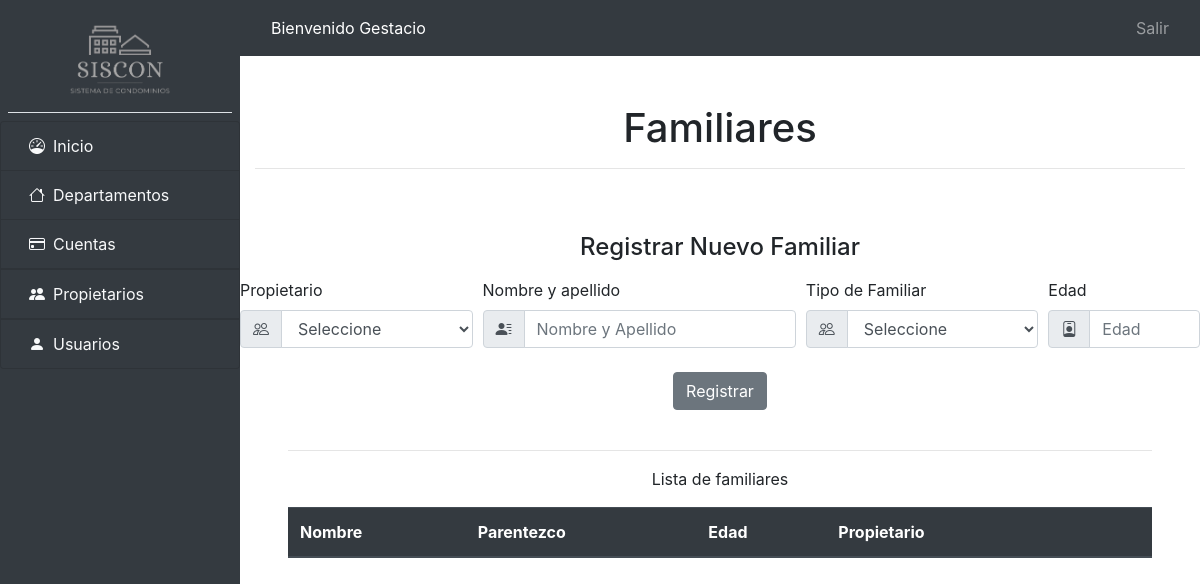
Page /propietarios/familiares.php (signed in) on the earlier database version.
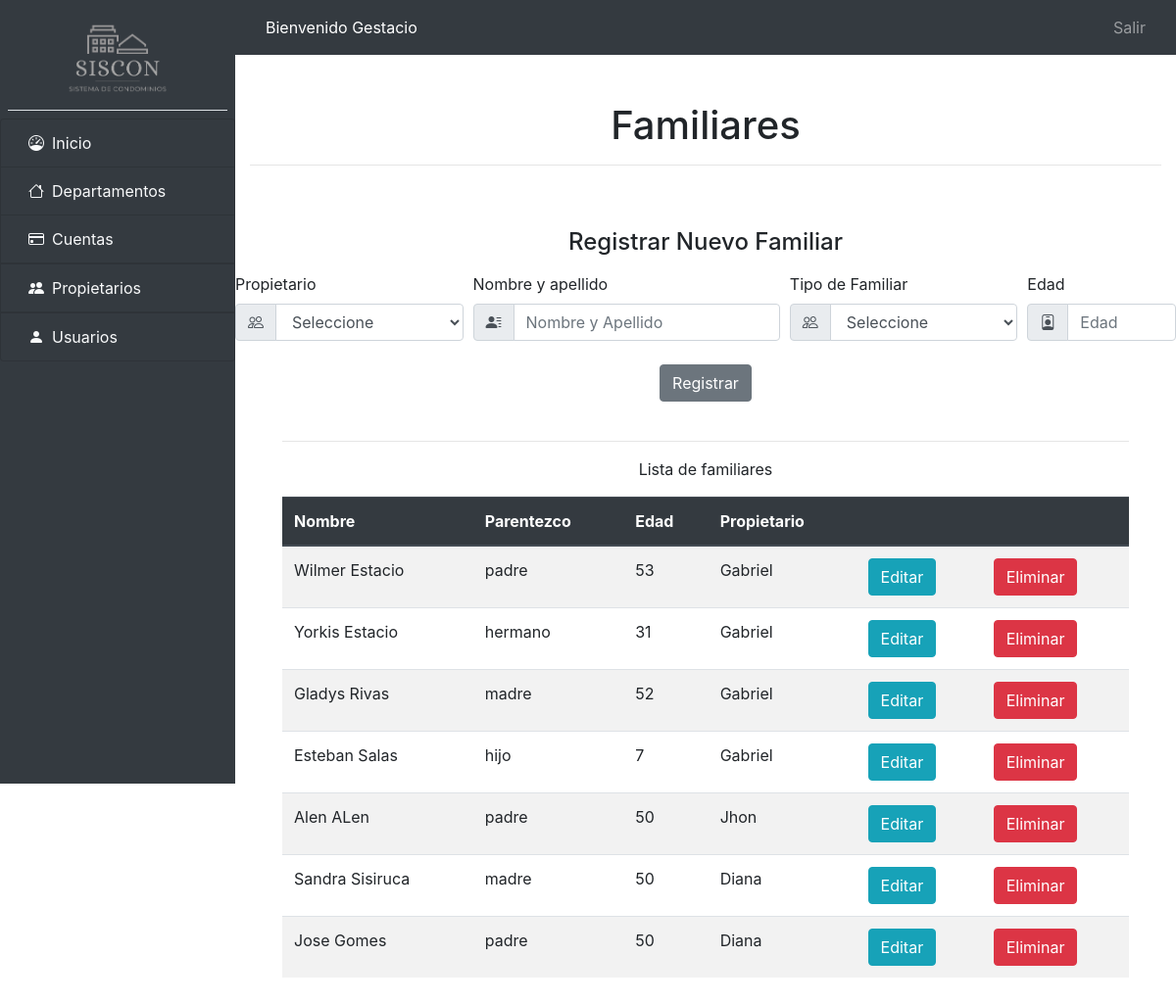
Same page on the later database version.
### tables this page shows
CREATE TABLE `familiares` (
  `id` int(11) NOT NULL,
  `id_propietario` int(11) NOT NULL,
  `nombre` varchar(200) NOT NULL,
  `tipo_familiar` varchar(200) NOT NULL,
  `edad` int(11) NOT NULL,
  `fcreacion` date NOT NULL DEFAULT current_timestamp()
);

CREATE TABLE `propietarios` (
  `id` int(11) NOT NULL,
  `nombre` varchar(200) NOT NULL,
  `apellido` varchar(200) NOT NULL,
  `usuario` varchar(200) NOT NULL,
  `contraseña` varchar(200) NOT NULL,
  `id_departamento` int(11) NOT NULL,
  `fcreacion` date NOT NULL DEFAULT current_timestamp()
);

### globals.php (called while the page is built, shortened)
<?php
$server = "http://$_SERVER[HTTP_HOST]";
$inicio = "$server/inicio.php";
$salir = "$server/login/inicio_sesion.php";

### Conexion.php (called while the page is built, shortened)
<?php
class Conexion
{
    public function conectar()
    {
        $servidor = 'localhost';
        $nombre_bd = 'siscon';
        $usuario = 'root';
        $password = '';
        $opciones = array(PDO::MYSQL_ATTR_INIT_COMMAND => 'SET NAMES utf8');
        try {
            $this->conexion = new PDO("mysql:host=" . $servidor . "; dbname=" . $nombre_bd, $usuario, $password, $opciones);
            return $this->conexion;
        } catch (Exception $e) {
            die("El error de Conexión es: " . $e->getMessage());
        }
    }
    public function selectAll($consulta)
    {
        $this->conexion = $this->conectar();
        $resultado = $this->conexion->prepare($consulta);
        $resultado->execute();
        return $resultado->fetchAll(PDO::FETCH_ASSOC);
    }
}
$conexion = new Conexion();

### propietarios/select_familiares.php (called while the page is built, shortened)
<?php
$consulta = "SELECT *, familiares.nombre as familiar, propietarios.nombre as propietario FROM familiares INNER JOIN propietarios ON propietarios.id = familiares.id_propietario";
$familiares = $conexion->selectAll($consulta);

### propietarios/familiares.php (the view, shortened to what this page needs)
<?php include_once('../header.php'); ?>
<?php include_once('select_familiares.php') ?>
<?php titulo_pagina("Familiares") ?>
<div class="container">
    <h4 class="pb-2 text-center">Registrar Nuevo Familiar</h4>
    <div class="row justify-content-center">
        <form action="insert_familiar.php" method="POST">
            <div class="form-row">
                <div class="form-group col-md-3">
                    <label>Propietario</label>
                    <div class="input-group mb-2">
                        <div class="input-group-prepend">
                            <div class="input-group-text"><i class="bi bi-people"></i></div>
                        </div>
                        <select class="form-control" name="propietario" required autofocus>
                            <option value="">Seleccione</option>
                        </select>
                    </div>
                </div>
                <div class="form-group col-md-4">
                    <label>Nombre y apellido</label>
                    <div class="input-group mb-2">
                        <div class="input-group-prepend">
                            <div class="input-group-text"><i class="bi bi-person-lines-fill"></i></div>
                        </div>
                        <input type="text" class="form-control" placeholder="Nombre y Apellido" name="nombre" required>
                    </div>
                </div>
                <div class="form-group col-md-3">
                    <label>Tipo de Familiar</label>
                    <div class="input-group mb-2">
                        <div class="input-group-prepend">
                            <div class="input-group-text"><i class="bi bi-people"></i></div>
                        </div>
                        <select class="form-control" name="tipo_familiar" required>
                            <option value="">Seleccione</option>
                        </select>
                    </div>
                </div>
                <div class="form-group col-md-2">
                    <label>Edad</label>
                    <div class="input-group mb-2">
                        <div class="input-group-prepend">
                            <div class="input-group-text"><i class="bi bi-person-badge"></i></div>
                        </div>
                        <input type="text" class="form-control" placeholder="Edad" name="edad" required>
                    </div>
                </div>
            </div>
            <div class="form-row justify-content-center">
                <div class="col-auto">
                    <button type="submit" class="btn btn-secondary mb-2">Registrar</button>
                </div>
            </div>
        </form>
        <div class="container px-5 my-3">
            <hr>
            <p class="text-center">Lista de familiares</p>
            <table class="table table-striped">
                <thead class="thead-dark">
                    <tr>
                        <th scope="col">Nombre</th>
                        <th scope="col">Parentezco</th>
                        <th scope="col">Edad</th>
                        <th scope="col">Propietario</th>
                        <th scope="col"></th>
                        <th scope="col"></th>
                    </tr>
                </thead>
                <tbody>
                    <?php foreach ($familiares as $familiar) : ?>
                        <tr>
                            <td><?php echo $familiar['familiar'] ?></td>
                            <td><?php echo $familiar['tipo_familiar'] ?></td>
                            <td><?php echo $familiar['edad'] ?></td>
                            <td><?php echo $familiar['propietario'] ?></td>
                            <td>
                                <form action="editar_usuario.php" method="GET">
                                    <button class="btn btn-info" type="submit">Editar</button>
                                </form>
                            </td>
                            <td>
                                <form action="delete_usuario.php" method="POST">
                                    <button class="btn btn-danger" onclick="return confirm('Estás seguro de eliminar el usuario?')" type="submit">Eliminar</button>
                                </form>
                            </td>
                        </tr>
                    <?php endforeach ?>
                </tbody>
            </table>
        </div>
    </div>
</div>
</div>
<?php include_once('../footer.php'); ?>

### header.php (shortened to what this page needs)
<?php
include_once('Conexion.php');
include_once('globals.php');
function titulo_pagina($nombre_titulo)
{
	echo "
	<div class=\"container\">
		<div class=\"mx-auto py-5\">
			<h1 class=\"text-center\">$nombre_titulo</h1>
			<hr>
		</div>
	</div>";
}
?>
<!DOCTYPE html>
<html lang="es">
<head>
	<link rel="stylesheet" href="https://cdn.jsdelivr.net/npm/bootstrap@4.6.1/dist/css/bootstrap.min.css">
	<link rel="stylesheet" href="https://cdn.jsdelivr.net/npm/bootstrap-icons@1.8.1/font/bootstrap-icons.css">
	<link rel="stylesheet" href="<?php echo $server.'/css/sidebar.css' ?>">
	<link rel="stylesheet" href="<?php echo $server.'/css/cards.css' ?>">
</head>
<body>
	<?php include_once("sidebar.php") ?>
	<div class="content w-100" id="post-side">
		<?php include_once("navbar.php") ?>
		<div class="container">
			<div class="row">

### sidebar.php (shortened to what this page needs)
<div class="d-flex">
  <div id="sidebar" class="bg-dark">
    <div class="p-2">
      <a href="<?php echo $inicio ?>" class="navbar-brand text-center text-light w-100 border-bottom p-3">
        <img src="<?php echo $server . '/img/logo_siscon_gray.png' ?>" alt="logo">
      </a>
    </div>
    <div id="sidebar-accordion" class="accordion">
      <div class="list-group">
        <a href="<?php echo $inicio ?>" class="list-group-item list-group-item-action bg-dark text-light">
          <i class="bi bi-speedometer mx-2" aria-hidden="true"></i>Inicio
        </a>
        <a href="<?php echo $server.'/departamentos/departamentos.php' ?>" class="list-group-item list-group-item-action bg-dark text-light">
          <i class="bi bi-house mx-2" aria-hidden="true"></i>Departamentos
        </a>
        <a href="#cuentas" data-toggle="collapse" aria-expanded="false" class="list-group-item list-group-item-action bg-dark text-light">
          <i class="bi bi-credit-card mx-2"></i></i>Cuentas
        </a>
        <a href="#propietarios" data-toggle="collapse" aria-expanded="false" class="list-group-item list-group-item-action bg-dark text-light">
          <i class="bi bi-people-fill mx-2"></i></i>Propietarios
        </a>
        <a href="<?php echo $server.'/usuarios/administrar_usuarios.php' ?>" class="list-group-item list-group-item-action bg-dark text-light">
          <i class="bi bi-person-fill mx-2" aria-hidden="true"></i>Usuarios
        </a>
      </div>
    </div>
  </div>

### navbar.php
<nav class="navbar navbar-expand-lg navbar-dark bg-dark text-white">
    <div class="container">
        <div class="collapse navbar-collapse" id="navbarNav">
            <ul class="navbar-nav">
                <li class="nav-item">
                    <a>Bienvenido <?php echo ucfirst($_SESSION['usuario']) ?></a>
                </li>
            </ul>
        </div>
        <a href="<?php echo $salir ?>">
            <span class="navbar-text">
                Salir
            </span>
        </a>
    </div>
</nav>

### footer.php (shortened to what this page needs)
</div>
</div>
</div>
</body>
</html>

### css/sidebar.css (style rules this page uses)
#sidebar { width: 20%; height: 100vh; position: fixed; }
#sidebar img { width: 15vw; }
#post-side { margin-left: 20%; }

Differences in the rows shown:
added familiares: nombre "Wilmer Estacio", tipo_familiar "padre", edad "53", id_propietario.nombre "Gabriel"
added familiares: nombre "Yorkis Estacio", tipo_familiar "hermano", edad "31", id_propietario.nombre "Gabriel"
added familiares: nombre "Gladys Rivas", tipo_familiar "madre", edad "52", id_propietario.nombre "Gabriel"
added familiares: nombre "Esteban Salas", tipo_familiar "hijo", edad "7", id_propietario.nombre "Gabriel"
added familiares: nombre "Alen ALen", tipo_familiar "padre", edad "50", id_propietario.nombre "Jhon"
added familiares: nombre "Sandra Sisiruca", tipo_familiar "madre", edad "50", id_propietario.nombre "Diana"
added familiares: nombre "Jose Gomes", tipo_familiar "padre", edad "50", id_propietario.nombre "Diana"
